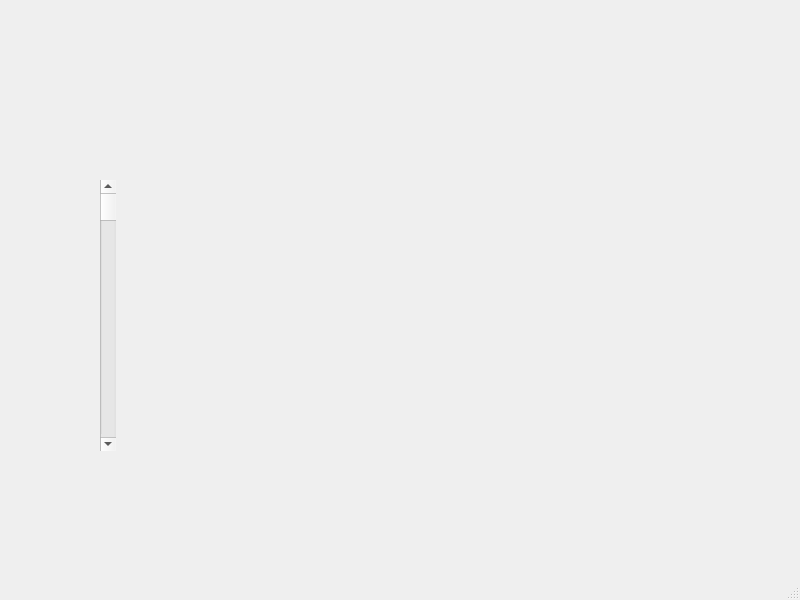
<?xml version="1.0" encoding="UTF-8"?>
<ui version="4.0">
 <class>MainWindow</class>
 <widget class="QMainWindow" name="MainWindow">
  <property name="geometry">
   <rect>
    <x>0</x>
    <y>0</y>
    <width>800</width>
    <height>600</height>
   </rect>
  </property>
  <property name="windowTitle">
   <string>MainWindow</string>
  </property>
  <widget class="QWidget" name="centralwidget">
   <widget class="QScrollBar" name="verticalScrollBar">
    <property name="geometry">
     <rect>
      <x>100</x>
      <y>180</y>
      <width>16</width>
      <height>271</height>
     </rect>
    </property>
    <property name="orientation">
     <enum>Qt::Vertical</enum>
    </property>
   </widget>
  </widget>
  <widget class="QMenuBar" name="menubar">
   <property name="geometry">
    <rect>
     <x>0</x>
     <y>0</y>
     <width>800</width>
     <height>21</height>
    </rect>
   </property>
  </widget>
  <widget class="QStatusBar" name="statusbar"/>
 </widget>
 <resources/>
 <connections/>
</ui>
